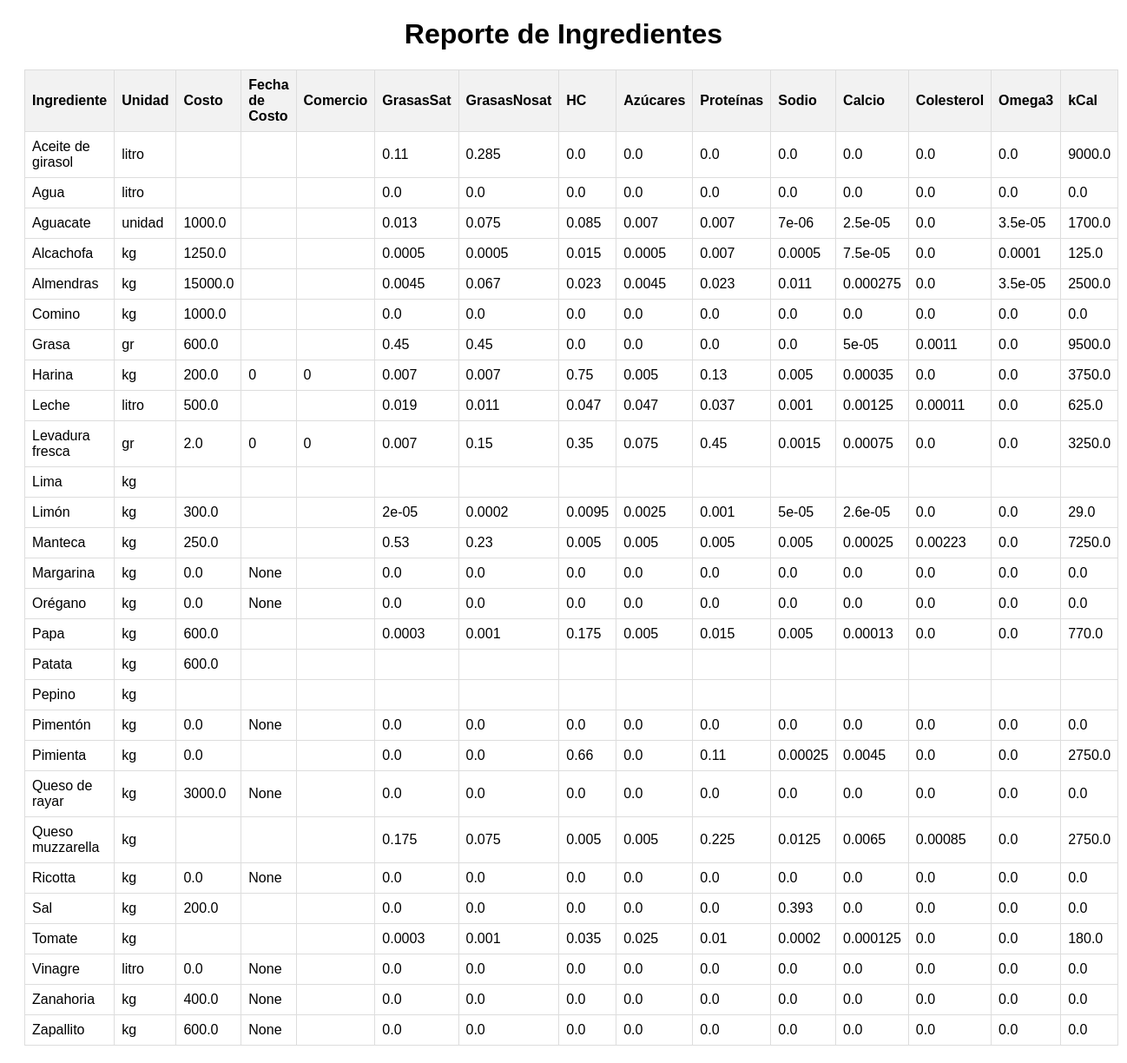
Screenshot of /reporte_ingre with the database file from the repository.
### tables this page shows
CREATE TABLE "Ingredientes" (
	"CodIngre"	INTEGER UNIQUE,
	"NombreIngre"	TEXT UNIQUE,
	"CodUni"	INTEGER,
	"Costo"	REAL,
	"Fecha"	INTEGER,
	"Comercio"	TEXT,
	"GrasasSat"	REAL,
	"GrasasNosat"	REAL,
	"HC"	REAL,
	"Azucares"	REAL,
	"Proteinas"	REAL,
	"Sal"	REAL,
	"Calcio"	REAL,
	"Colesterol"	REAL,
	"Omega3"	REAL,
	"kCal"	REAL,
	PRIMARY KEY("CodIngre")
);

CREATE TABLE "Unidades" (
	"CodUni"	INTEGER UNIQUE,
	"Unidades"	TEXT UNIQUE,
	PRIMARY KEY("CodUni")
);

### GourmetCS50/app.py (the view)
@app.route('/reporte_ingre')
def reporte_ingre():
    conn = sqlite3.connect('GourmetCS50.db')
    cursor = conn.cursor()
    cursor.execute('SELECT i.CodIngre, i.NombreIngre, u.Unidades, i.Costo, i.Fecha, i.Comercio, i.GrasasSat, i.GrasasNosat, i.HC, i.Azucares, i.Proteinas, i.Sal, i.Calcio, i.Colesterol, i.Omega3, i.kCal FROM Ingredientes i JOIN Unidades u ON i.CodUni = u.CodUni ORDER BY NombreIngre;')
    ingredientes = cursor.fetchall()
    conn.close()
    return render_template('Reporte_Ingre.html', ingredientes=ingredientes)

### templates/Reporte_Ingre.html (shortened to what this page needs)
<!DOCTYPE html>
<html lang="es" class="htmlstd html5">
<head>
    <link rel="stylesheet" type="text/css" href="{{ url_for('static', filename='Indexcss.css') }}">
</head>
<body>
    <h1>Reporte de Ingredientes</h1>
    <div id="tabla-container">
        <table>
            <tr>
                <th>Ingrediente</th>
                <th>Unidad</th>
                <th>Costo</th>
                <th>Fecha de Costo</th>
                <th>Comercio</th>
                <th>GrasasSat</th>
                <th>GrasasNosat</th>
                <th>HC</th>
                <th>Azúcares</th>
                <th>Proteínas</th>
                <th>Sodio</th>
                <th>Calcio</th>
                <th>Colesterol</th>
                <th>Omega3</th>
                <th>kCal</th>
            </tr>
            {% for ingrediente in ingredientes %}
            <tr>
                <td>{{ ingrediente[1] }}</td>
                <td>{{ ingrediente[2] }}</td>
                <td>{{ ingrediente[3] }}</td>
                <td>{{ ingrediente[4] }}</td>
                <td>{{ ingrediente[5] }}</td>
                <td>{{ ingrediente[6] }}</td>
                <td>{{ ingrediente[7] }}</td>
                <td>{{ ingrediente[8] }}</td>
                <td>{{ ingrediente[9] }}</td>
                <td>{{ ingrediente[10] }}</td>
                <td>{{ ingrediente[11] }}</td>
                <td>{{ ingrediente[12] }}</td>
                <td>{{ ingrediente[13] }}</td>
                <td>{{ ingrediente[14] }}</td>
                <td>{{ ingrediente[15] }}</td>
            </tr>
            {% endfor %}
        </table>
    </div>
</body>
</html>

### templates/Reporte_Ingre.html (style rules this page uses)
body { font-family: Arial, sans-serif; }
h1 { text-align: center; }
#tabla-container { margin: 20px; }
table { width: 100%; border-collapse: collapse; margin-top: 20px; }
th, td { border: 1px solid #dddddd; text-align: left; padding: 8px; }
th { background-color: #f2f2f2; }

### rows the page displays
Ingredientes: NombreIngre "Aceite de girasol", Unidades "litro", GrasasSat "0.11", GrasasNosat "0.285", HC "0.0", Azucares "0.0", Proteinas "0.0", Sal "0.0", Calcio "0.0", Colesterol "0.0", Omega3 "0.0", kCal "9000.0"
Ingredientes: NombreIngre "Agua", Unidades "litro", GrasasSat "0.0", GrasasNosat "0.0", HC "0.0", Azucares "0.0", Proteinas "0.0", Sal "0.0", Calcio "0.0", Colesterol "0.0", Omega3 "0.0", kCal "0.0"
Ingredientes: NombreIngre "Aguacate", Unidades "unidad", Costo "1000.0", GrasasSat "0.013", GrasasNosat "0.075", HC "0.085", Azucares "0.007", Proteinas "0.007", Sal "7e-06", Calcio "2.5e-05", Colesterol "0.0", Omega3 "3.5e-05", kCal "1700.0"
Ingredientes: NombreIngre "Alcachofa", Unidades "kg", Costo "1250.0", GrasasSat "0.0005", GrasasNosat "0.0005", HC "0.015", Azucares "0.0005", Proteinas "0.007", Sal "0.0005", Calcio "7.5e-05", Colesterol "0.0", Omega3 "0.0001", kCal "125.0"
Ingredientes: NombreIngre "Almendras", Unidades "kg", Costo "15000.0", GrasasSat "0.0045", GrasasNosat "0.067", HC "0.023", Azucares "0.0045", Proteinas "0.023", Sal "0.011", Calcio "0.000275", Colesterol "0.0", Omega3 "3.5e-05", kCal "2500.0"
Ingredientes: NombreIngre "Comino", Unidades "kg", Costo "1000.0", GrasasSat "0.0", GrasasNosat "0.0", HC "0.0", Azucares "0.0", Proteinas "0.0", Sal "0.0", Calcio "0.0", Colesterol "0.0", Omega3 "0.0", kCal "0.0"
Ingredientes: NombreIngre "Grasa", Unidades "gr", Costo "600.0", GrasasSat "0.45", GrasasNosat "0.45", HC "0.0", Azucares "0.0", Proteinas "0.0", Sal "0.0", Calcio "5e-05", Colesterol "0.0011", Omega3 "0.0", kCal "9500.0"
Ingredientes: NombreIngre "Harina", Unidades "kg", Costo "200.0", Fecha "0", Comercio "0", GrasasSat "0.007", GrasasNosat "0.007", HC "0.75", Azucares "0.005", Proteinas "0.13", Sal "0.005", Calcio "0.00035", Colesterol "0.0", Omega3 "0.0", kCal "3750.0"
Ingredientes: NombreIngre "Leche", Unidades "litro", Costo "500.0", GrasasSat "0.019", GrasasNosat "0.011", HC "0.047", Azucares "0.047", Proteinas "0.037", Sal "0.001", Calcio "0.00125", Colesterol "0.00011", Omega3 "0.0", kCal "625.0"
Ingredientes: NombreIngre "Levadura fresca", Unidades "gr", Costo "2.0", Fecha "0", Comercio "0", GrasasSat "0.007", GrasasNosat "0.15", HC "0.35", Azucares "0.075", Proteinas "0.45", Sal "0.0015", Calcio "0.00075", Colesterol "0.0", Omega3 "0.0", kCal "3250.0"
Ingredientes: NombreIngre "Lima", Unidades "kg"
Ingredientes: NombreIngre "Limón", Unidades "kg", Costo "300.0", GrasasSat "2e-05", GrasasNosat "0.0002", HC "0.0095", Azucares "0.0025", Proteinas "0.001", Sal "5e-05", Calcio "2.6e-05", Colesterol "0.0", Omega3 "0.0", kCal "29.0"
Ingredientes: NombreIngre "Manteca", Unidades "kg", Costo "250.0", GrasasSat "0.53", GrasasNosat "0.23", HC "0.005", Azucares "0.005", Proteinas "0.005", Sal "0.005", Calcio "0.00025", Colesterol "0.00223", Omega3 "0.0", kCal "7250.0"
Ingredientes: NombreIngre "Margarina", Unidades "kg", Costo "0.0", ingrediente "None", GrasasSat "0.0", GrasasNosat "0.0", HC "0.0", Azucares "0.0", Proteinas "0.0", Sal "0.0", Calcio "0.0", Colesterol "0.0", Omega3 "0.0", kCal "0.0"
Ingredientes: NombreIngre "Orégano", Unidades "kg", Costo "0.0", ingrediente "None", GrasasSat "0.0", GrasasNosat "0.0", HC "0.0", Azucares "0.0", Proteinas "0.0", Sal "0.0", Calcio "0.0", Colesterol "0.0", Omega3 "0.0", kCal "0.0"
Ingredientes: NombreIngre "Papa", Unidades "kg", Costo "600.0", GrasasSat "0.0003", GrasasNosat "0.001", HC "0.175", Azucares "0.005", Proteinas "0.015", Sal "0.005", Calcio "0.00013", Colesterol "0.0", Omega3 "0.0", kCal "770.0"
Ingredientes: NombreIngre "Patata", Unidades "kg", Costo "600.0"
Ingredientes: NombreIngre "Pepino", Unidades "kg"
Ingredientes: NombreIngre "Pimentón", Unidades "kg", Costo "0.0", ingrediente "None", GrasasSat "0.0", GrasasNosat "0.0", HC "0.0", Azucares "0.0", Proteinas "0.0", Sal "0.0", Calcio "0.0", Colesterol "0.0", Omega3 "0.0", kCal "0.0"
Ingredientes: NombreIngre "Pimienta", Unidades "kg", Costo "0.0", GrasasSat "0.0", GrasasNosat "0.0", HC "0.66", Azucares "0.0", Proteinas "0.11", Sal "0.00025", Calcio "0.0045", Colesterol "0.0", Omega3 "0.0", kCal "2750.0"
Ingredientes: NombreIngre "Queso de rayar", Unidades "kg", Costo "3000.0", ingrediente "None", GrasasSat "0.0", GrasasNosat "0.0", HC "0.0", Azucares "0.0", Proteinas "0.0", Sal "0.0", Calcio "0.0", Colesterol "0.0", Omega3 "0.0", kCal "0.0"
Ingredientes: NombreIngre "Queso muzzarella", Unidades "kg", GrasasSat "0.175", GrasasNosat "0.075", HC "0.005", Azucares "0.005", Proteinas "0.225", Sal "0.0125", Calcio "0.0065", Colesterol "0.00085", Omega3 "0.0", kCal "2750.0"
Ingredientes: NombreIngre "Ricotta", Unidades "kg", Costo "0.0", ingrediente "None", GrasasSat "0.0", GrasasNosat "0.0", HC "0.0", Azucares "0.0", Proteinas "0.0", Sal "0.0", Calcio "0.0", Colesterol "0.0", Omega3 "0.0", kCal "0.0"
Ingredientes: NombreIngre "Sal", Unidades "kg", Costo "200.0", GrasasSat "0.0", GrasasNosat "0.0", HC "0.0", Azucares "0.0", Proteinas "0.0", Sal "0.393", Calcio "0.0", Colesterol "0.0", Omega3 "0.0", kCal "0.0"
Ingredientes: NombreIngre "Tomate", Unidades "kg", GrasasSat "0.0003", GrasasNosat "0.001", HC "0.035", Azucares "0.025", Proteinas "0.01", Sal "0.0002", Calcio "0.000125", Colesterol "0.0", Omega3 "0.0", kCal "180.0"
Ingredientes: NombreIngre "Vinagre", Unidades "litro", Costo "0.0", ingrediente "None", GrasasSat "0.0", GrasasNosat "0.0", HC "0.0", Azucares "0.0", Proteinas "0.0", Sal "0.0", Calcio "0.0", Colesterol "0.0", Omega3 "0.0", kCal "0.0"
Ingredientes: NombreIngre "Zanahoria", Unidades "kg", Costo "400.0", ingrediente "None", GrasasSat "0.0", GrasasNosat "0.0", HC "0.0", Azucares "0.0", Proteinas "0.0", Sal "0.0", Calcio "0.0", Colesterol "0.0", Omega3 "0.0", kCal "0.0"
Ingredientes: NombreIngre "Zapallito", Unidades "kg", Costo "600.0", ingrediente "None", GrasasSat "0.0", GrasasNosat "0.0", HC "0.0", Azucares "0.0", Proteinas "0.0", Sal "0.0", Calcio "0.0", Colesterol "0.0", Omega3 "0.0", kCal "0.0"
